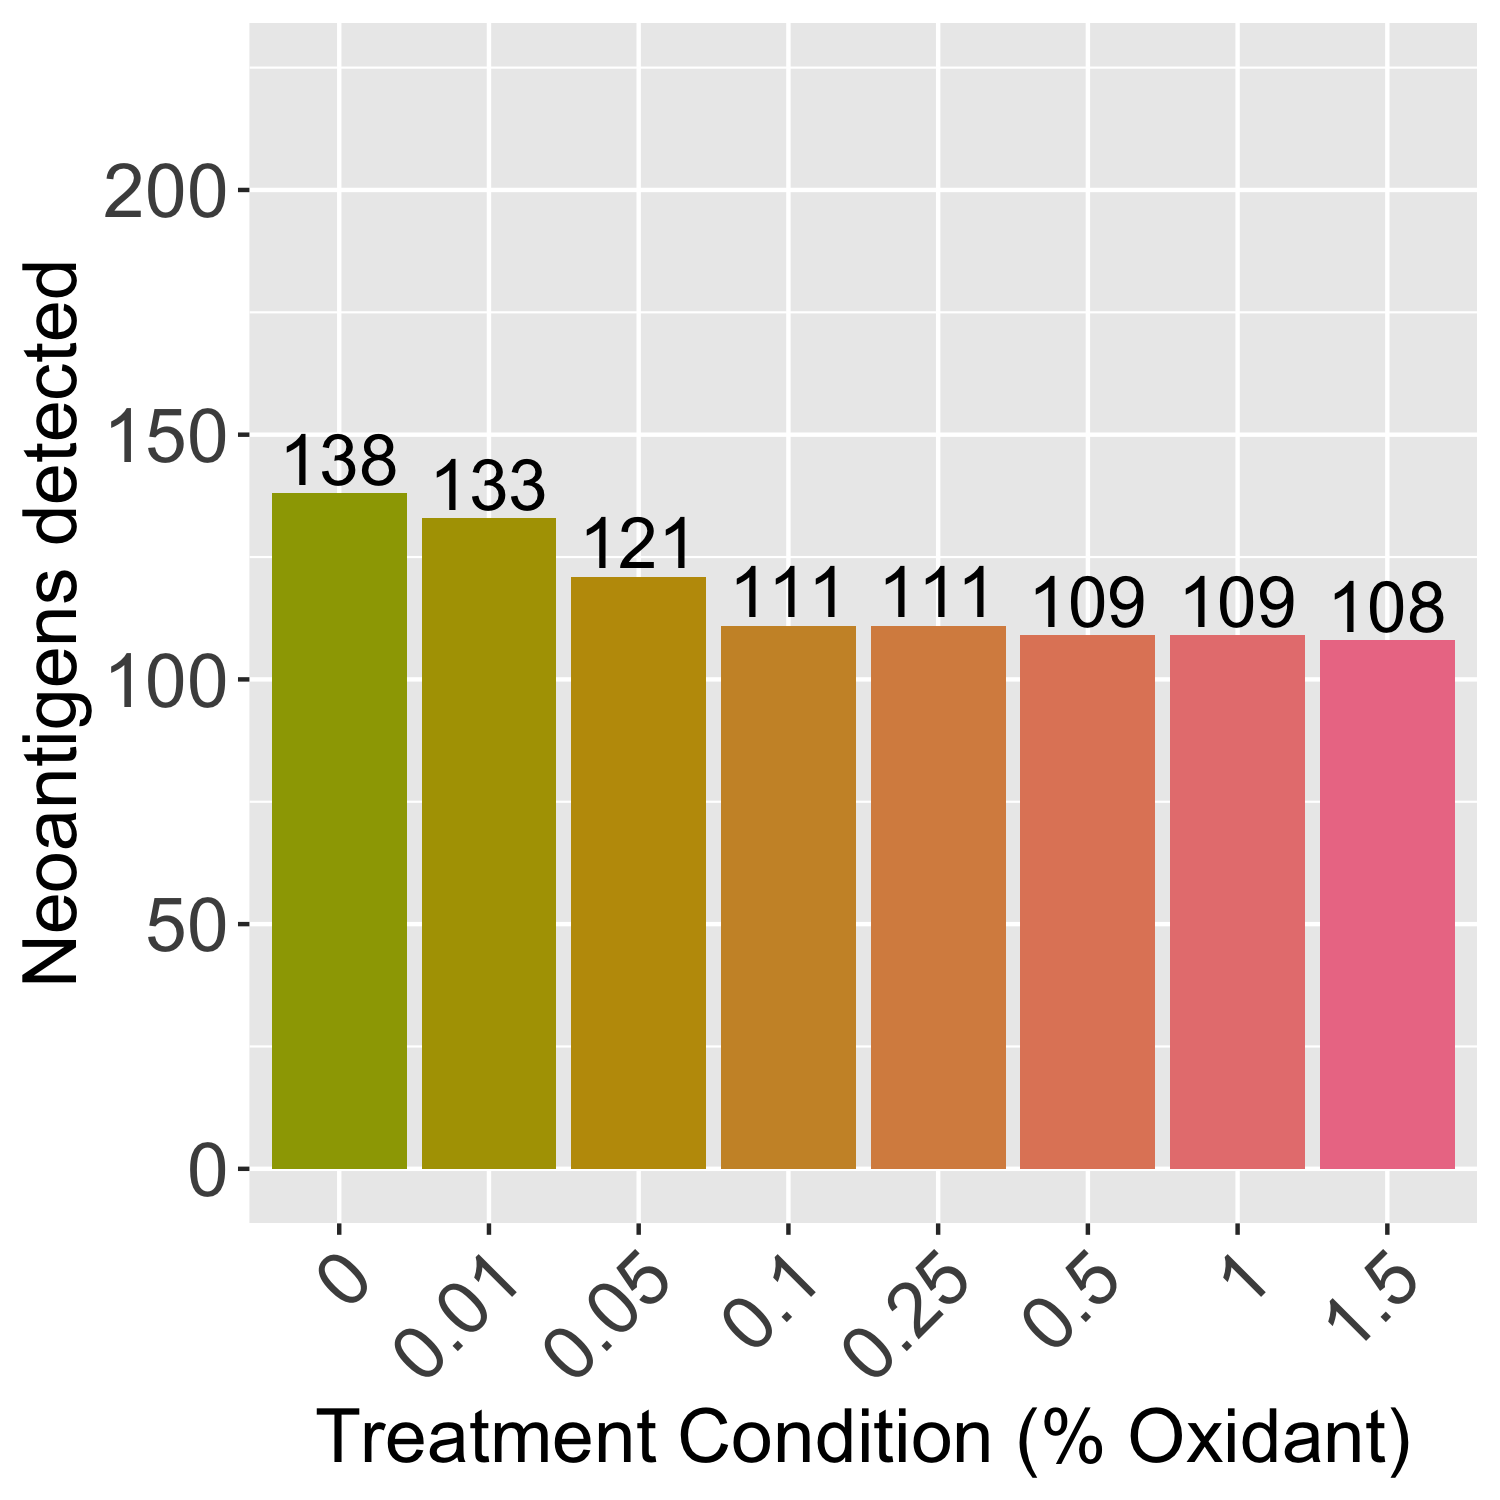

Write R code to recreate this figure.
# Load packages
library(tidyverse)
library(googlesheets4)
library(reshape2)

# Import data
sheet <- read.csv("./oxidation.csv")

# Separate TIC by Ox %
Ox_percent <- as.factor(c(0,0.01,0.05,0.1,0.25,0.5,1,1.5))

df0 <- subset(sheet,Ox_percent==0)
df0.01 <- subset(sheet,Ox_percent==0.01)
df0.05 <- subset(sheet,Ox_percent==0.05)
df0.1 <- subset(sheet,Ox_percent==0.1)
df0.25 <- subset(sheet,Ox_percent==0.25)
df0.5 <- subset(sheet,Ox_percent==0.5)
df1 <- subset(sheet,Ox_percent==1)
df1.5 <- subset(sheet,Ox_percent==1.5)

TIC <- c(
sum(df0$Area),
sum(df0.01$Area),
sum(df0.05$Area),
sum(df0.1$Area),
sum(df0.25$Area),
sum(df0.5$Area),
sum(df1$Area),
sum(df1.5$Area)
)

df_ox <- data.frame(Ox_percent,TIC) %>% 
mutate(log10=log(TIC,base=10))
      
# Filter dataframe for Neoantigens
clean <- function(df) {
df %>%
filter(str_detect(Accession,"NEO_")) %>%
filter(!str_detect(Accession,"#DECOY")) %>%
filter(!str_detect(Accession,"sp")) %>%
filter(!str_detect(Accession,"tr")) %>%
filter(Area > 0)
}

df0_c <- clean(df0)
df0.01_c <- clean(df0.01)
df0.05_c <- clean(df0.05)
df0.1_c <- clean(df0.1)
df0.25_c <- clean(df0.25)
df0.5_c <- clean(df0.5)
df1_c <- clean(df1)
df1.5_c <- clean(df1.5)

neo_count <- c(
length(unique(df0_c$Accession)),
length(unique(df0.01_c$Accession)),
length(unique(df0.05_c$Accession)),
length(unique(df0.1_c$Accession)),
length(unique(df0.25_c$Accession)),
length(unique(df0.5_c$Accession)),
length(unique(df1_c$Accession)),
length(unique(df1.5_c$Accession))
)

df_ox2 <- df_ox %>%
mutate(neo_count)

# Plot
p2 <- ggplot(
df_ox2,
aes(x=Ox_percent,y=neo_count,fill=Ox_percent))+
geom_col()+
geom_text(label=neo_count,nudge_y = 7,size=6)+
coord_cartesian(ylim=c(0, 223))+
scale_fill_hue(h=c(90,0),c=75)+
ylab("Neoantigens detected")+
xlab("Treatment Condition (% Oxidant)")+
labs(fill="% Oxidant")+
theme(
axis.text = element_text(size=18),
axis.title.x = element_text(size=18),
axis.title.y = element_text(size=18),
axis.text.x = element_text(angle=45,hjust=1),
legend.position = "none")

# Save image
ggsave(filename="Fig2C.png",
plot=p2,
width = 5, height = 5)
